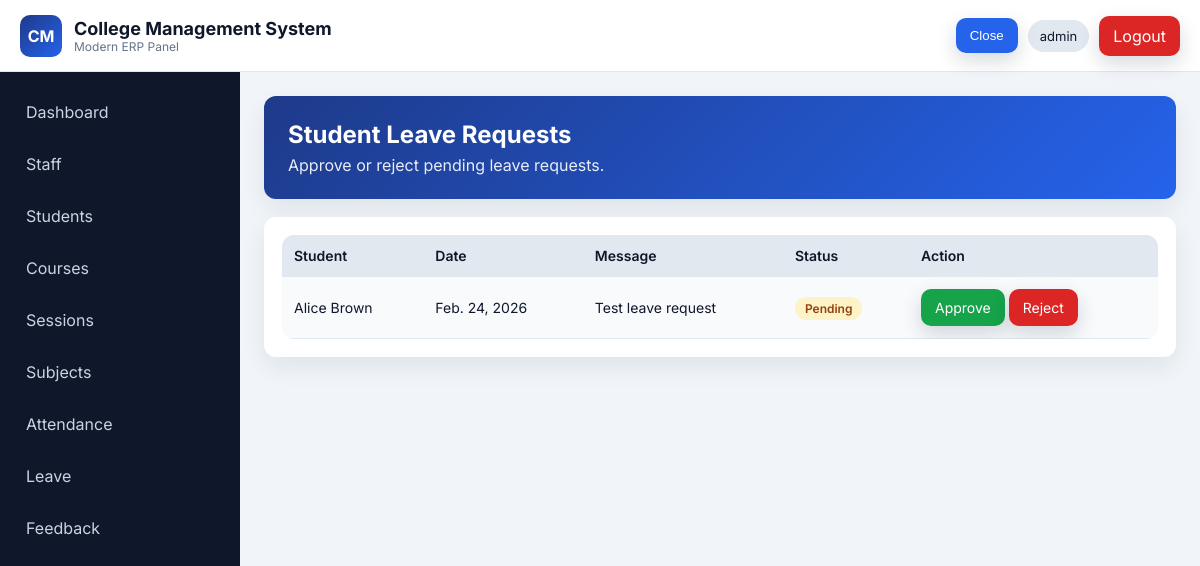
Screenshot of /hod/student/leave/ (signed in) with the database file from the repository.
### student_management_app/models.py (models this page shows, shortened)
class CustomUser(AbstractUser):
    USER_TYPE_CHOICES = (
        ("HOD", "HOD"),
        ("STAFF", "STAFF"),
        ("STUDENT", "STUDENT"),
    )
    user_type = models.CharField(max_length=10, choices=USER_TYPE_CHOICES, default="HOD")

class LeaveReportStudent(models.Model):
    student_id = models.ForeignKey(Students, on_delete=models.CASCADE)
    leave_date = models.DateField()
    leave_message = models.TextField()
    leave_status = models.IntegerField(default=0)
    created_at = models.DateTimeField(auto_now_add=True)
    updated_at = models.DateTimeField(auto_now=True)

class Students(models.Model):
    GENDER_CHOICES = (
        ("Male", "Male"),
        ("Female", "Female"),
    )
    admin = models.OneToOneField(CustomUser, on_delete=models.CASCADE)
    address = models.TextField(blank=True)
    gender = models.CharField(max_length=10, choices=GENDER_CHOICES, blank=True)
    course_id = models.ForeignKey(Courses, on_delete=models.DO_NOTHING)
    session_year_id = models.ForeignKey(SessionYearModel, on_delete=models.CASCADE)
    created_at = models.DateTimeField(auto_now_add=True)
    updated_at = models.DateTimeField(auto_now=True)

### student_management_app/HodViews.py (the view)
# urls.py: path("hod/student/leave/", HodViews.admin_student_leave_view, name="admin_student_leave_view"),
@hod_required
def admin_student_leave_view(request):
    leave_data = LeaveReportStudent.objects.select_related("student_id__admin").order_by("-created_at")
    return render(request, "hod_templates/student_leave_list.html", {"leave_data": leave_data})

### student_management_app/role_helpers.py (called while the page is built)
def dashboard_name_for_user(user):
    role = (getattr(user, "user_type", "") or "").strip().upper()
    dashboard_name = ROLE_DASHBOARD_MAP.get(role)
    if dashboard_name:
        return dashboard_name
    if getattr(user, "is_superuser", False):
        return "hod_dashboard"
    return None

def role_required(expected_dashboard_name):
    def decorator(view_func):
        @wraps(view_func)
        def _wrapped(request, *args, **kwargs):
            if not request.user.is_authenticated:
                return redirect("login_page")
            if dashboard_name_for_user(request.user) != expected_dashboard_name:
                return redirect("login_page")
            return view_func(request, *args, **kwargs)
        return _wrapped
    return decorator

### student_management_app/templates/hod_templates/student_leave_list.html (shortened to what this page needs)
{% extends 'base.html' %}
{% block content %}
<div class="page-header"><h2>Student Leave Requests</h2><p>Approve or reject pending leave requests.</p></div>
<div class="card table-wrap">
<table class="erp-table"><tr><th>Student</th><th>Date</th><th>Message</th><th>Status</th><th>Action</th></tr>
{% for leave in leave_data %}
<tr>
<td>{{ leave.student_id.admin.get_full_name|default:leave.student_id.admin.username }}</td>
<td>{{ leave.leave_date }}</td>
<td>{{ leave.leave_message }}</td>
<td>{% if leave.leave_status == 0 %}<span class="badge badge-pending">Pending</span>{% elif leave.leave_status == 1 %}<span class="badge badge-approved">Approved</span>{% else %}<span class="badge badge-rejected">Rejected</span>{% endif %}</td>
<td>{% if leave.leave_status == 0 %}<a class="btn btn-success" href="{% url 'approve_student_leave' leave.id %}">Approve</a> <a class="btn btn-danger" href="{% url 'reject_student_leave' leave.id %}">Reject</a>{% else %}<span class="badge badge-approved">Completed</span>{% endif %}</td>
</tr>
{% empty %}<tr><td colspan="5">No student leave requests found.</td></tr>{% endfor %}
</table>
</div>
{% endblock %}

### templates/base.html (shortened to what this page needs)
{% load static %}
<!DOCTYPE html>
<html lang="en">
<head>
    <link rel="stylesheet" href="{% static 'css/style.css' %}">
</head>
<body>
    {% if request.user.is_authenticated %}
    <header class="topbar">
        <div class="topbar-left">
            <div class="logo">CM</div>
            <div>
                <h1>College Management System</h1>
                <p>Modern ERP Panel</p>
            </div>
        </div>
        <div class="topbar-right">
            <button class="menu-toggle btn btn-primary" id="menuToggle" type="button" aria-controls="sidebar" aria-expanded="false">Menu</button>
            <span class="user-chip">{{ request.user.get_full_name|default:request.user.username }}</span>
            <a class="btn btn-danger" href="{% url 'logout_user' %}">Logout</a>
        </div>
    </header>
    <aside class="sidebar" id="sidebar">
        <nav>
            {% if request.user.user_type == 'HOD' or request.user.is_superuser %}
                <a class="sidebar-link" href="{% url 'hod_dashboard' %}">Dashboard</a>
                <a class="sidebar-link" href="{% url 'list_staff' %}">Staff</a>
                <a class="sidebar-link" href="{% url 'hod_list_students' %}">Students</a>
                <a class="sidebar-link" href="{% url 'hod_list_courses' %}">Courses</a>
                <a class="sidebar-link" href="{% url 'hod_list_sessions' %}">Sessions</a>
                <a class="sidebar-link" href="{% url 'hod_list_subjects' %}">Subjects</a>
                <a class="sidebar-link" href="{% url 'admin_view_attendance' %}">Attendance</a>
                <a class="sidebar-link" href="{% url 'admin_student_leave_view' %}">Leave</a>
                <a class="sidebar-link" href="{% url 'hod_student_feedback_list' %}">Feedback</a>
            {% endif %}
        </nav>
    </aside>
    {% endif %}
    <main class="{% if request.user.is_authenticated %}main-content{% else %}auth-wrapper{% endif %} fade-in">
        {% block content %}{% endblock %}
    </main>
</body>
</html>

### static/css/style.css (style rules this page uses)
:root { --primary: #1E3A8A; --secondary: #2563EB; --accent: #F59E0B; --sidebar: #0F172A; --bg: #F1F5F9; --card: #FFFFFF; --text: #0F172A; --muted: #64748B; --success: #16A34A; --danger: #DC2626; --warning: #F59E0B; --radius: 12px; --shadow: 0 10px 25px rgba(15, 23, 42, 0.08); }
* { box-sizing: border-box; }
body { margin: 0; font-family: 'Inter', sans-serif; color: var(--text); background: var(--bg); }
.topbar { position: fixed; top: 0; left: 0; right: 0; height: 72px; background: var(--card); border-bottom: 1px solid #e2e8f0; display: flex; align-items: center; justify-content: space-between; padding: 0 20px; z-index: 1000; }
.topbar-left { display: flex; gap: 12px; align-items: center; }
.logo { width: 42px; height: 42px; border-radius: 10px; background: linear-gradient(135deg, var(--primary), var(--secondary)); color: #fff; display: grid; place-items: center; font-weight: 700; }
.topbar h1 { margin: 0; font-size: 18px; }
.topbar p { margin: 0; color: var(--muted); font-size: 12px; }
.topbar-right { display: flex; gap: 10px; align-items: center; }
.user-chip { padding: 8px 12px; border-radius: 999px; background: #e2e8f0; font-size: 13px; }
.menu-toggle { display: inline-block; }
.sidebar { position: fixed; top: 72px; left: 0; width: 240px; bottom: 0; background: var(--sidebar); padding: 18px 12px; transition: transform 0.3s ease; overflow-y: auto; }
.sidebar nav { display: flex; flex-direction: column; gap: 8px; }
.sidebar-link { color: #cbd5e1; text-decoration: none; padding: 12px 14px; border-radius: 10px; transition: all 0.3s ease; }
.main-content { margin-top: 72px; margin-left: 240px; padding: 24px; }
.page-header { background: linear-gradient(135deg, var(--primary), var(--secondary)); color: #fff; border-radius: var(--radius); padding: 24px; box-shadow: var(--shadow); margin-bottom: 18px; }
.page-header h2 { margin: 0 0 6px; }
.page-header p { margin: 0; opacity: 0.9; }
.card { background: var(--card); border-radius: var(--radius); box-shadow: var(--shadow); padding: 18px; margin-bottom: 16px; }
.btn { position: relative; overflow: hidden; display: inline-flex; align-items: center; justify-content: center; gap: 6px; border: 0; text-decoration: none; color: #fff; padding: 10px 14px; border-radius: 10px; cursor: pointer; transition: all 0.3s ease; box-shadow: 0 8px 20px rgba(15, 23, 42, 0.16); }
.btn-primary { background: var(--secondary); }
.btn-success { background: var(--success); }
.btn-danger { background: var(--danger); }
.table-wrap { overflow-x: auto; }
.erp-table { width: 100%; border-collapse: collapse; background: #fff; border-radius: var(--radius); overflow: hidden; }
.erp-table th, .erp-table td { border-bottom: 1px solid #e2e8f0; padding: 12px; text-align: left; font-size: 14px; }
.erp-table th { background: #e2e8f0; font-weight: 600; }
.erp-table tbody tr:nth-child(even) { background: #f8fafc; }
.badge { padding: 4px 10px; border-radius: 999px; font-size: 12px; font-weight: 600; }
.badge-pending { background: #fef3c7; color: #92400e; }
.fade-in { animation: fadeIn 0.4s ease; }

### rows the page displays
CustomUser: user.get_full_name "admin"
LeaveReportStudent: student_id.admin.get_full_name "Alice Brown", leave_date "Feb. 24, 2026", leave_message "Test leave request", leave_status "Pending"
